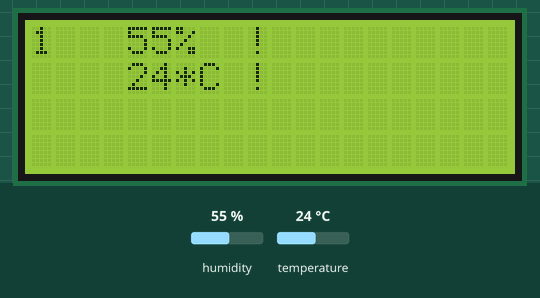
A sketch run on a simulated Arduino Uno, built with avr-gcc and run on an emulated ATmega328P. Parts: 20×4 character LCD. The test bench sets the inputs (shaded band); at power-on: humidity 55 %, temperature 24 °C. What the sketch prints to the serial monitor is not drawn.

Above: at 1.3 s.
1.4 s: humidity set to 22 %
At 2.9 s:
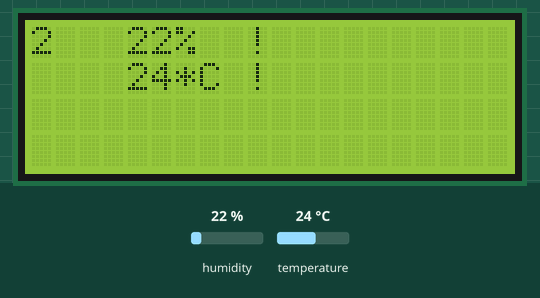
4.6 s: temperature set to 12 °C
At 6.8 s:
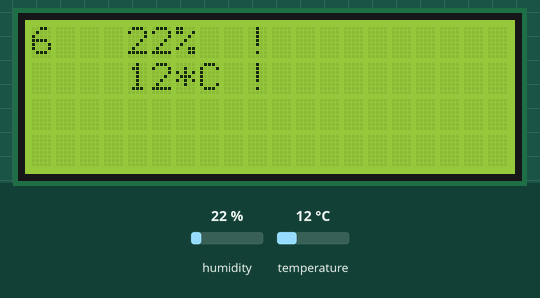
8.7 s: humidity set to 40 %
At 11.0 s:
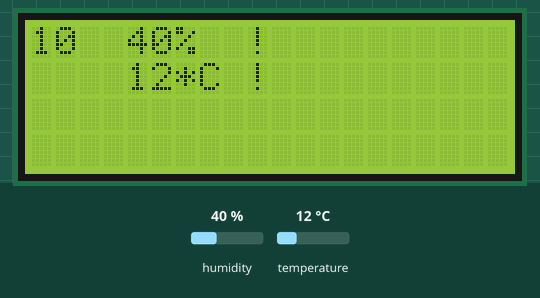
12.7 s: temperature set to 19 °C
At 14.9 s:
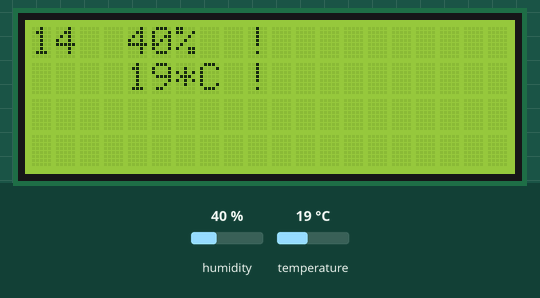
Timing chart, 0 to 16.4 s (numbered marks = the images above; inputs shaded):
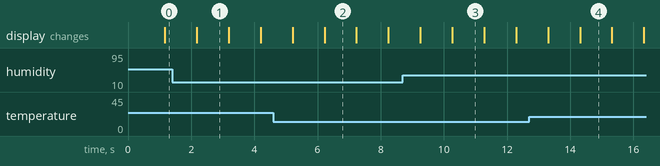

The sketch:

projektZSW.ino
```cpp
//YWROBOT
//Compatible with the Arduino IDE 1.0
//Library version:1.1
#include <Wire.h>
#include <LiquidCrystal_I2C.h>
#include "DHT.h"
#define DHT11_PIN 2
DHT dht;
unsigned long time;
LiquidCrystal_I2C lcd(0x20,20,4);  // set the LCD address to 0x27 for a 16 chars and 2 line display

void setup()
{
  Serial.begin(9600);
  dht.setup(DHT11_PIN);
  lcd.init();                      // initialize the lcd
  lcd.init();
  // Print a message to the LCD.
  lcd.backlight();
  //lcd.setCursor(3,0);
  //lcd.print("56");
  lcd.setCursor(6,0);
  lcd.print("% ");
  lcd.setCursor(6,1);
  lcd.print("*C");
}


void loop()
{
  //czas od włączenia programu
  time = millis();
  int timeS = time/1000;
  lcd.setCursor(0,0);
  lcd.print(timeS);

  //Odczyt wilgotnosci
  int wilgotnosc = dht.getHumidity();
  lcd.setCursor(4,0);
  lcd.print(wilgotnosc);
  if(wilgotnosc > 40) {
     lcd.setCursor(9,0);
     lcd.print("!");
  }
  Serial.println(wilgotnosc);

  //Odczyt temperatury
  int temperatura = dht.getTemperature();
  lcd.setCursor(4,1);
  lcd.print(temperatura);
  if(temperatura > 21) {
     lcd.setCursor(9,1);
     lcd.print("!");
  }
  Serial.println(temperatura);

  //Odczyt ciśnienia
  /*int cisnienie = dht.getPressure();
  lcd.setCursor(8,0);
  lcd.print(cisnienie);
  Serial.println(cisnienie);*/

  delay(1000);
}
```

Measured:
- what the display in image 2 shows lasts 1.0 s, from 6.2 s to 7.2 s
